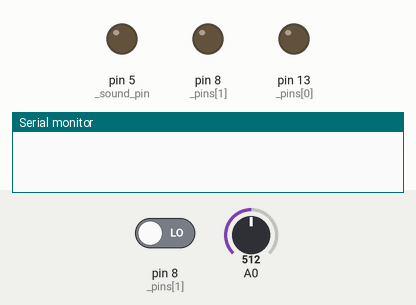
The sketch below on a simulated Arduino Uno, built with avr-gcc and run on an emulated ATmega328P. Parts: output pins drawn as LEDs (lit = HIGH), the last lines printed to the serial monitor. Inputs (shaded band) come from the test bench; at power-on: A0 = 512, pin 8 (_pins[1]) LOW. Random numbers use the default seed unless the sketch sets one.

Above: at 5.2 s.
5.3 s: A0 set to 0
At 5.9 s:
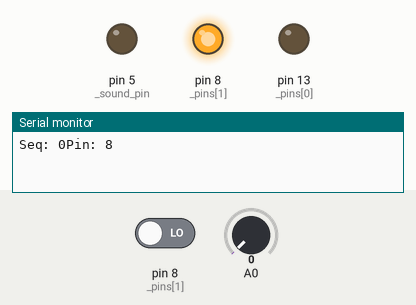
9.9 s: A0 set to 122
At 15.9 s:
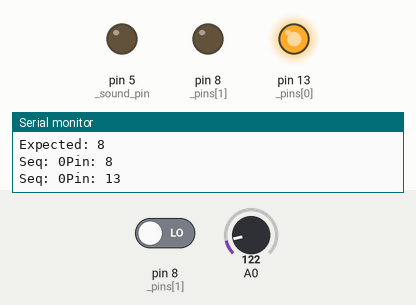
21.8 s: pin 8 (_pins[1]) driven HIGH
At 22.2 s:
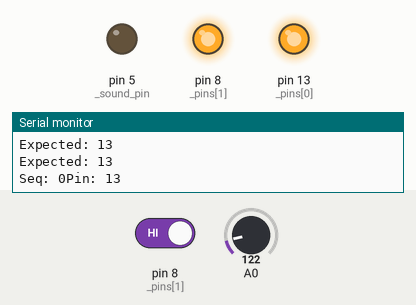
39.3 s: A0 set to 306
Timing chart, 0 to 43.8 s (numbered marks = the images above; inputs shaded):
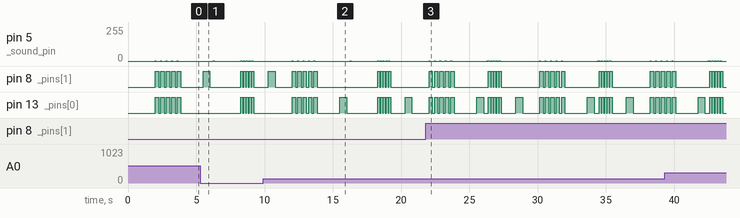

Measured:
- by itself, pin 5 (_sound_pin): moves between 0/255 and 2/255, repeating every 8.1 s
- by itself, pin 13 (_pins[0]): moves between LOW and HIGH, repeating every 8.1 s
- by itself, pin 8 (_pins[1]): repeats every 8.1 s: 4 × (LOW 0.15 s, HIGH 0.25 s), LOW 2.5 s, 4 × (HIGH 0.15 s, LOW 0.05 s), HIGH 0.15 s, LOW 2.8 s, HIGH 0.25 s

The sketch:

main.ino
```cpp
#define PLAYER_WAIT_TIME 2000  // The time in milliseconds allowed between button presses

bool _input_active = false;         // Used to check if a button is pressed
bool _await_input = false;          // Is the program _waiting for the user to press a button
bool _is_game_over = false;         // Used to indicate to the program that once the player lost
bool _is_wait_expired = false;      // Used to indicate the elapsed time's up.
byte _sequence[100];                // Initialize storage for the light _sequence
byte _seq_length = 0;               // Current length of the _sequence
byte _seq_match_count = 0;          // The number of times that the player has pressed a (correct) button in a given turn
byte _last_input = 0;               // Last input from the player
byte _expected_input = 0;           // The pin number expected for the player to input a signal to
byte _sound_pin = 5;                // Speaker output
byte _total_pins = 2;               // Number of buttons/LEDs (While working on this, I was using only 2 LEDs)
                                    // You could make the game harder by adding an additional LED/button/resistors combination.
byte _pins[] = {13, 8};             // Button input pins and LED ouput pins - change these values if you want to connect your buttons to other pins
                                    // The number of elements must match _total_pins below
long _last_input_time = 0;          // Timer variable for the delay between user inputs

///
/// DEVICE FUNCTIONS
///

void setAllPinsDirection(byte dir){
  ///
  /// Sets all the pins as either INPUT or OUTPUT based on the value of 'dir'
  ///
  for(byte i = 0; i < _total_pins; i++){
    pinMode(_pins[i], dir);
  }
}

void setAllPinsValue(byte val){
  ///
  /// Send the same value to all the LED pins
  ///
  for(byte i = 0; i < _total_pins; i++){
    digitalWrite(_pins[i], val);
  }
}

void beep(byte freq){
  ///
  /// Signals the _sound_pin which can be used with a beeper or indicator
  ///
  analogWrite(_sound_pin, 2);
  delay(freq);
  analogWrite(_sound_pin, 0);
  delay(freq);
}

void flash(short freq){
  ///
  /// Flashes all the LEDs together
  ///
  setAllPinsDirection(OUTPUT); /// We're activating the LEDS now
  for(int i = 0; i < 5; i++){
    setAllPinsValue(HIGH);
    beep(50);
    delay(freq);
    setAllPinsValue(LOW);
    delay(freq);
  }
}

void readInputs(){
  ///
  /// Detect if the buttons are pressed or not
  ///

  for(int i = 0; i < _total_pins; i++){
    byte current_input = _pins[i];
    bool is_active = digitalRead(current_input) == HIGH;

    if(is_active){
      _last_input = current_input;
      _input_active = true;
      _last_input_time = millis();

      if(current_input != _expected_input){
        _is_game_over = true;
      }

      Serial.print("Read: ");
      Serial.println(current_input);
      break;
    }
  }
}

///
/// GAME FUNCTIONS
///

void resetGame(){
  ///
  /// This function resets all the game variables to their default values
  ///
  _seq_length = 0;
  _seq_match_count = 0;
  _last_input = 0;
  _expected_input = 0;
  _input_active = false;
  _await_input = false;
  _is_game_over = false;
  flash(150);
}

void incrementSequence(){
  /// Puts a new random value in the last position of the current _sequence,
  ///  then increases the new _sequence length.
  ///  https://www.arduino.cc/en/Reference/RandomSeed
  ///  https://www.arduino.cc/en/Reference/random
  randomSeed(analogRead(A0));
  _sequence[_seq_length] = _pins[random(0, _total_pins)];
  _seq_length++;
}

void playSequence(){
  ///
  /// Shows the user what must be memorized, looping through the stored _sequence,
  ///  and light the appropriate LED in turn
  ///
  for(int i = 0; i < _seq_length; i++){
      Serial.print("Seq: ");
      Serial.print(i);
      Serial.print("Pin: ");
      Serial.println(_sequence[i]);
      digitalWrite(_sequence[i], HIGH);
      delay(500);
      digitalWrite(_sequence[i], LOW);
      delay(250);
    }
}

void terminateGame(){
  ///
  /// The events that occur upon a loss:
  /// - Shows the user the last _sequence.
  /// - Resets everything for a new game.
  ///
  flash(50);
  delay(1000);
  playSequence();
  delay(1000);
  resetGame();
}

void verifyTurnFinished(){
  ///
  /// Turn validation actions
  /// - Reset the input flag to allow new events to be captured
  /// - Verify the turn input is valid
  /// - Increase the matching sequence counter
  /// - Acknowledge user input with beep feedback
  /// - Check if user input sequence is complete
  /// - Stop capturing inputs and let program continue
  ///
  _input_active = false;

  if(_last_input == _expected_input){
    _seq_match_count++;
    beep(10);
  }

  if(_seq_match_count == _seq_length){
    _await_input = false;
  }
}

void arduinoTurn(){
  ///
  /// Arduino's turn actions:
  /// - Set a time span for delivering new instructions
  /// - Set all the pins mode as output
  /// - Define the new _sequence
  /// - Show the _sequence to the player
  /// - Set Wait to true as it's now going to be the turn of the player
  /// - Initialize measuring of the player's response time
  /// - Reset the number of times that the player has pressed a button
  /// - Make a beep for the player to be aware
  ///
  delay(1500);
  setAllPinsDirection(OUTPUT);
  incrementSequence();
  playSequence();
  _await_input = true;
  _last_input_time = millis();
  _seq_match_count = 0;
  beep(50);
}

void playerTurn(){
  ///
  /// Player's turn actions:
  /// - Check if time's up
  /// - Define the expected from the player
  /// - Setup pins into input mode
  /// - Read pins for input
  /// - Handle game termination early
  /// - Otherwise, check if the player is done passing input
  /// - Verify player turn is over
  ///
  _is_wait_expired = millis() - _last_input_time > PLAYER_WAIT_TIME;
  _expected_input = _sequence[_seq_match_count];

  setAllPinsDirection(INPUT);

  if(!_input_active){
    Serial.print("Expected: ");
    Serial.println(_expected_input);
    readInputs();
  }

  if(_is_wait_expired || _is_game_over){
    terminateGame();
    return;
  }

  if(_input_active && digitalRead(_last_input) == LOW){
    verifyTurnFinished();
  }
}

///
/// Where the magic happens
///
void setup() {
  ///
  /// Delayed startup after connecting the arduino, in case of getting caught in a loop.
  /// Serial.begin(9600) can be removed as long as all references to `Serial` are removed.
  ///
  delay(2000);
  Serial.begin(9600);
  resetGame();
}

void loop() {
  if(!_await_input){
    arduinoTurn();
  }else{
    playerTurn();
  }
}
```
